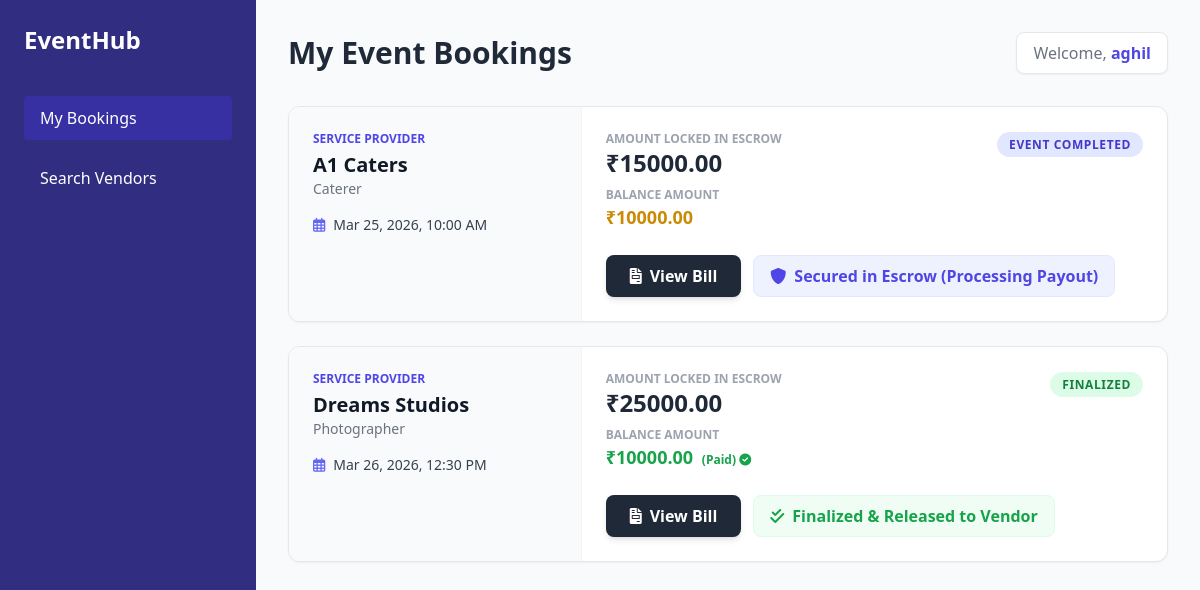
Screenshot of /dashboard/ (signed in) with the database file from the repository.
### core/models.py (models this page shows, shortened)
class User(AbstractUser):
    ROLE_CHOICES = (
        ('customer', 'Customer'),
        ('vendor', 'Vendor'),
        ('admin', 'Admin'),
    )
    role = models.CharField(max_length=10, choices=ROLE_CHOICES, default='customer')
    phone = models.CharField(max_length=15, unique=True, null=True, blank=True)
    email = models.EmailField(unique=True)

class Booking(models.Model):
    STATUS_CHOICES = (
        ('pending', 'Pending'),
        ('confirmed', 'Advance Paid'),
        ('completed', 'Event Completed'),
        ('released', 'Paid to Vendor'),
        ('disputed', 'Disputed'),
        ('cancelled', 'Cancelled'),
    )
    customer = models.ForeignKey(User, on_delete=models.CASCADE)
    vendor = models.ForeignKey(Vendor, on_delete=models.CASCADE)
    event_datetime = models.DateTimeField()
    event_venue_name = models.CharField(max_length=255)
    event_address = models.TextField()
    event_city = models.CharField(max_length=100)
    event_pincode = models.CharField(max_length=10)
    pickup_location = models.CharField(max_length=255, null=True, blank=True)
    drop_location = models.CharField(max_length=255, null=True, blank=True)
    selected_vehicle = models.ForeignKey(VendorVehicle, on_delete=models.SET_NULL, null=True, blank=True)
    estimated_kilometers = models.PositiveIntegerField(null=True, blank=True)
    customer_phone = models.CharField(max_length=15, null=True, blank=True)
    guest_count = models.PositiveIntegerField(null=True, blank=True)
    food_type_selected = models.CharField(max_length=100, null=True, blank=True)
    total_amount = models.DecimalField(max_digits=10, decimal_places=2)
    advance_amount = models.DecimalField(max_digits=10, decimal_places=2, default=0)
    balance_amount = models.DecimalField(max_digits=10, decimal_places=2, default=0)
    advance_order_id = models.CharField(max_length=200, null=True, blank=True)
    balance_order_id = models.CharField(max_length=200, null=True, blank=True)
    advance_payment_id = models.CharField(max_length=255, blank=True, null=True)
    balance_payment_id = models.CharField(max_length=255, blank=True, null=True)
    advance_paid = models.BooleanField(default=False)
    balance_paid = models.BooleanField(default=False)
    status = models.CharField(max_length=20, choices=STATUS_CHOICES, default="pending")
    withdraw_requested = models.BooleanField(default=False)
    refund_amount = models.DecimalField(max_digits=10, decimal_places=2, default=Decimal('0.00'))
    advance_released = models.BooleanField(default=False)
    balance_released = models.BooleanField(default=False)
    payout_released = models.BooleanField(default=False)
    payout_date = models.DateTimeField(null=True, blank=True)

class Vendor(models.Model):
    user = models.OneToOneField(User, on_delete=models.CASCADE, related_name='vendor_profile')
    business_name = models.CharField(max_length=255)
    category = models.ForeignKey(Category, on_delete=models.SET_NULL, null=True)
    location = models.CharField(max_length=255)
    base_price = models.DecimalField(
        max_digits=10,
        decimal_places=2,
        null=True,
        blank=True,
        help_text="General starting price"
    )
    price_per_plate = models.DecimalField(
        max_digits=10,
        decimal_places=2,
        null=True,
        blank=True,
        help_text="For Caterers: Price per person"
    )
    is_caterer = models.BooleanField(default=False)
    is_available = models.BooleanField(default=True, help_text="Is the vendor currently accepting new bookings?")
    is_verified = models.BooleanField(default=False)
    profile_pic = models.ImageField(upload_to='profiles/')
    service_image = models.ImageField(upload_to='services/')
    id_proof = models.FileField(upload_to='docs/')
    created_at = models.DateTimeField(auto_now_add=True)
    phone_regex = RegexValidator(
        regex=r'^\+?\d{9,15}$',
        message="Enter a valid phone number (e.g. +919876543210). Up to 15 digits allowed."
    )
    phone = models.CharField(
        validators=[phone_regex],
        max_length=17,
        blank=True,
        null=True
    )

class Category(models.Model):
    name = models.CharField(max_length=100)
    class Meta:
        verbose_name_plural = "Categories"

### core/views.py (the view)
# urls.py: path('dashboard/', views.customer_dashboard, name='customer_dashboard'),
@login_required
def customer_dashboard(request):
    bookings = Booking.objects.filter(customer=request.user)
    return render(request, "customer_dashboard.html", {"bookings": bookings})

### templates/customer_dashboard.html (shortened to what this page needs)
<!DOCTYPE html>
<html lang="en">
<head>
    <script src="https://cdn.tailwindcss.com"></script>
    <link rel="stylesheet" href="https://cdnjs.cloudflare.com/ajax/libs/font-awesome/6.0.0/css/all.min.css">
</head>
<body class="bg-gray-50">
<div class="flex">
    <div class="w-64 bg-indigo-900 min-h-screen p-6 text-white hidden md:block">
        <h1 class="text-2xl font-bold mb-10">EventHub</h1>
        <nav class="space-y-4">
            <a href="{% url 'customer_dashboard' %}" class="block py-2.5 px-4 rounded bg-indigo-800">My Bookings</a>
            <a href="{% url 'vendor_search' %}" class="block py-2.5 px-4 rounded hover:bg-indigo-800">Search Vendors</a>
        </nav>
    </div>
    <div class="flex-1 p-8">
        <div class="flex justify-between items-center mb-8">
            <h2 class="text-3xl font-bold text-gray-800">My Event Bookings</h2>
            <div class="bg-white p-2 px-4 rounded-lg shadow-sm border">
                <span class="text-gray-500">Welcome, </span><span class="font-bold text-indigo-600">{{ user.username }}</span>
            </div>
        </div>
        {% if bookings %}
            <div class="grid gap-6">
                {% for booking in bookings %}
                    <div class="bg-white rounded-xl shadow-sm border border-gray-200 overflow-hidden flex flex-col md:flex-row">
                        <div class="p-6 md:w-1/3 bg-gray-50 border-r border-gray-100">
                            <h4 class="text-xs font-bold text-indigo-600 uppercase mb-1">Service Provider</h4>
                            <h3 class="text-xl font-bold text-gray-900">{{ booking.vendor.business_name }}</h3>
                            <p class="text-sm text-gray-500">{{ booking.vendor.category.name }}</p>
                            <div class="mt-4 text-sm font-medium text-gray-700">
                                <i class="far fa-calendar-alt mr-2 text-indigo-500"></i>{{ booking.event_datetime|date:"M d, Y, h:i A" }}
                            </div>
                        </div>
                        <div class="p-6 flex-1 flex flex-col justify-between">
                            <div class="flex justify-between items-start">
                                <div>
                                    <p class="text-xs font-bold text-gray-400 uppercase">Amount Locked in Escrow</p>
                                    <p class="text-2xl font-extrabold text-gray-800">
                                        ₹{% if booking.balance_paid %}{{ booking.total_amount|floatformat:2 }}{% elif booking.advance_paid %}{{ booking.advance_amount|floatformat:2 }}{% else %}0.00{% endif %}
                                    </p>
                                    <p class="text-xs font-bold text-gray-400 uppercase mt-2">Balance Amount</p>
                                    <p class="text-lg font-semibold {% if booking.balance_paid %}text-green-600{% else %}text-yellow-600{% endif %}">
                                        ₹{{ booking.balance_amount|floatformat:2 }}
                                        {% if booking.balance_paid %}<span class="text-xs ml-1 font-bold">(Paid) <i class="fas fa-check-circle"></i></span>{% endif %}
                                    </p>
                                </div>
                                <div>
                                    {% if booking.status == 'confirmed' %}
                                        <span class="bg-blue-100 text-blue-700 px-3 py-1 rounded-full text-xs font-bold uppercase tracking-wider">Confirmed</span>
                                    {% elif booking.status == 'completed' %}
                                        <span class="bg-indigo-100 text-indigo-700 px-3 py-1 rounded-full text-xs font-bold uppercase tracking-wider">Event Completed</span>
                                    {% elif booking.status == 'released' %}
                                        <span class="bg-green-100 text-green-700 px-3 py-1 rounded-full text-xs font-bold uppercase tracking-wider">Finalized</span>
                                    {% elif booking.status == 'disputed' %}
                                        <span class="bg-red-100 text-red-700 px-3 py-1 rounded-full text-xs font-bold uppercase tracking-wider">Under Dispute</span>
                                    {% elif booking.status == 'pending' %}
                                        <span class="bg-gray-100 text-gray-700 px-3 py-1 rounded-full text-xs font-bold uppercase tracking-wider">Pending Approval</span>
                                    {% elif booking.status == 'cancelled' %}
                                        <span class="bg-red-50 text-red-400 px-3 py-1 rounded-full text-xs font-bold uppercase tracking-wider">Cancelled</span>
                                    {% endif %}
                                </div>
                            </div>
                            <div class="mt-6 flex flex-wrap gap-3">
                                {% if booking.status != 'pending' and booking.status != 'cancelled' %}
                                    <a href="{% url 'view_bill' booking.id %}" class="bg-gray-800 text-white px-6 py-2 rounded-lg font-bold hover:bg-black shadow-md transition flex items-center">
                                        <i class="fas fa-file-invoice mr-2"></i> View Bill
                                    </a>
                                {% endif %}
                                {% if booking.status == 'confirmed' %}
                                    {% if not booking.balance_paid %}
                                        <a href="{% url 'pay_balance' booking.id %}" class="bg-amber-500 text-white px-6 py-2 rounded-lg font-bold hover:bg-amber-600 shadow-md transition">
                                            Pay Remaining Balance
                                        </a>
                                    {% endif %}
                                    <a href="{% url 'raise_complaint' booking.id %}" class="border border-red-200 text-red-600 px-6 py-2 rounded-lg font-bold hover:bg-red-50 transition">
                                        Raise Complaint
                                    </a>
                                    <form action="{% url 'cancel_booking' booking.id %}" method="POST" class="inline">
                                        {% csrf_token %}
                                        <button class="bg-red-500 text-white px-6 py-2 rounded-lg font-bold hover:bg-red-600 shadow-md transition" onclick="return confirm('Cancel this booking?');">
                                            Cancel
                                        </button>
                                    </form>
                                {% elif booking.status == 'completed' %}
                                    <div class="flex items-center text-indigo-600 font-bold bg-indigo-50 px-4 py-2 rounded-lg border border-indigo-100">
                                        <i class="fas fa-shield-alt mr-2"></i> Secured in Escrow (Processing Payout)
                                    </div>
                                {% elif booking.status == 'released' %}
                                    <div class="flex items-center text-green-600 font-bold bg-green-50 px-4 py-2 rounded-lg border border-green-100">
                                        <i class="fas fa-check-double mr-2"></i> Finalized & Released to Vendor
                                    </div>
                                {% endif %}
                            </div>
                        </div>
                    </div>
                {% endfor %}
            </div>
        {% endif %}
    </div>
</div>
</body>
</html>

### rows the page displays
User: username "aghil"
Booking: vendor.business_name "A1 Caters", vendor.category.name "Caterer", event_datetime "Mar 25, 2026, 10:00 AM", advance_amount "15000.00", balance_amount "10000.00", status "EVENT COMPLETED"
Booking: vendor.business_name "Dreams Studios", vendor.category.name "Photographer", event_datetime "Mar 26, 2026, 12:30 PM", total_amount "25000.00", balance_amount "10000.00", balance_paid "(Paid)", status "FINALIZED"
